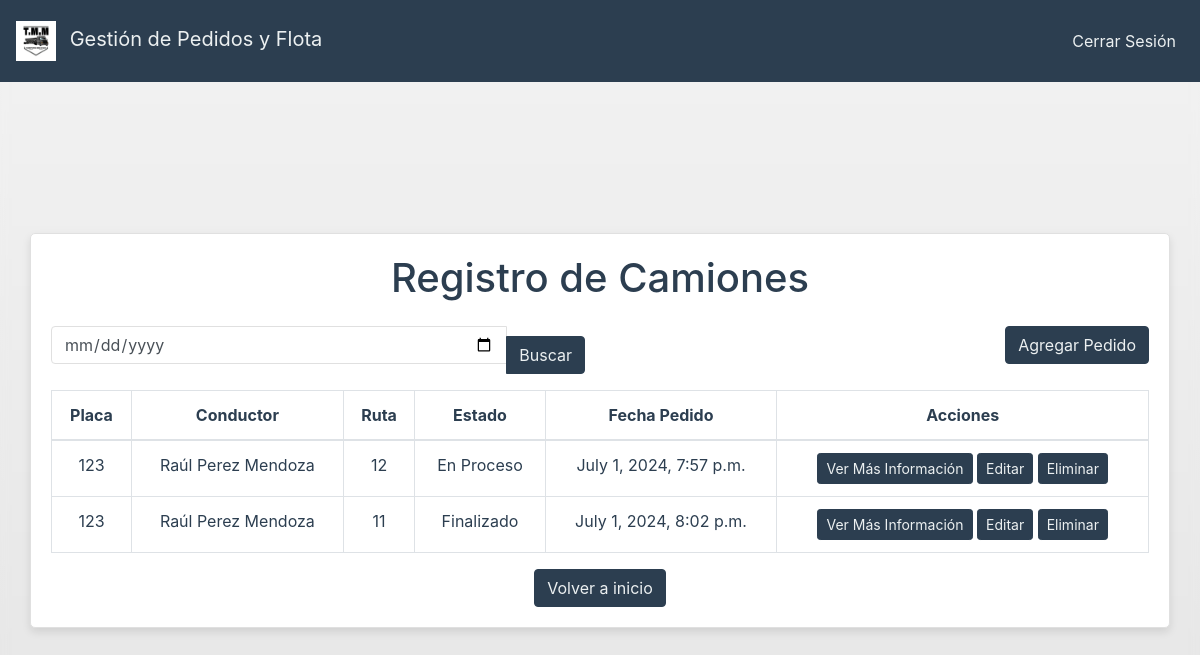
Page /crud_pedidos/ (signed in) on the committed database.
### prueba/models.py (models this page shows, shortened)
class Pedido(models.Model):
    camion = models.CharField(max_length=100)
    modelo = models.CharField(max_length=100)
    material = models.CharField(max_length=100)
    cliente = models.CharField(max_length=100)
    conductor = models.ForeignKey(Conductor, on_delete=models.CASCADE)
    ruta = models.CharField(max_length=100)
    estado = models.CharField(max_length=20, choices=[('En Proceso', 'En Proceso'), ('Finalizado', 'Finalizado')])
    fecha_pedido = models.DateTimeField(auto_now_add=True)

class Conductor(models.Model):
    nombre = models.CharField(max_length=50)
    apellido1 = models.CharField(max_length=50)
    apellido2 = models.CharField(max_length=50)
    def __str__(self):
        return f"{self.nombre}  {self.apellido1}  {self.apellido2}"

### prueba/views.py (the view)
# urls.py: path('crud_pedidos/', views.crud_pedidos, name='crud_pedidos'),
@login_required
def crud_pedidos(request):
    pedidos = Pedido.objects.all()
    return render(request, 'crud_pedidos.html', {'pedidos': pedidos})

### Ing.-Software/prueba/templates/crud_pedidos.html (shortened to what this page needs)
<!DOCTYPE html>
<html lang="en">
<head>
    {% load static %}
    <link rel="stylesheet" type="text/css" href="{% static 'prueba/styles.css' %}">
    <link rel="stylesheet" href="https://stackpath.bootstrapcdn.com/bootstrap/4.5.2/css/bootstrap.min.css">
</head>
<body>
    <nav class="navbar navbar-expand-lg navbar-light w-100" style="position: fixed; top: 0; left: 0; right: 0; padding: 1rem; text-align: center;">
        <a class="navbar-brand" href="#">
            <img src="{% static 'prueba/logo.png'%}" width="40" height="40" alt="Logo">
            <span class="ml-2">Gestión de Pedidos y Flota</span>
        </a>
        <div class="collapse navbar-collapse">
            <ul class="navbar-nav ml-auto">
                <li class="nav-item">
                    <a class="nav-link" href="{% url 'logout' %}">Cerrar Sesión</a>
                </li>
            </ul>
        </div>
    </nav>
    <div class="container">
        <h1 class="mb-4">Registro de Camiones</h1>
        <div class="row mb-3">
            <div class="col-md-6">
                <form method="get" action="{% url 'buscar_pedidos' %}">
                    <div class="input-group">
                        <input type="date" name="fecha" class="form-control" placeholder="Buscar por fecha">
                        <div class="input-group-append">
                            <button class="btn btn-primary" type="submit">Buscar</button>
                        </div>
                    </div>
                </form>
            </div>
            <div class="col-md-6 text-right">
                <button class="btn btn-primary" onclick="location.href='{% url 'agregar_pedido' %}'">Agregar Pedido</button>
            </div>
        </div>
        <table class="table table-bordered">
            <thead>
                <tr>
                    <th>Placa</th>
                    <th>Conductor</th>
                    <th>Ruta</th>
                    <th>Estado</th>
                    <th>Fecha Pedido</th>
                    <th>Acciones</th>
                </tr>
            </thead>
            <tbody>
                {% for pedido in pedidos %}
                <tr id="pedido-{{ pedido.id }}">
                    <td>{{ pedido.camion }}</td>
                    <td>{{ pedido.conductor }}</td>
                    <td>{{ pedido.ruta }}</td>
                    <td>{{ pedido.estado }}</td>
                    <td>{{ pedido.fecha_pedido }}</td>
                    <td>
                        <button class="btn btn-info btn-sm" onclick="location.href='{% url 'ver_informacion' pedido.id %}'">Ver Más Información</button>
                        <button class="btn btn-success btn-sm" onclick="location.href='{% url 'editar_pedido' pedido.id %}'">Editar</button>
                        <button class="btn btn-danger btn-sm" onclick="eliminarPedido('{{ pedido.id }}')">Eliminar</button>
                    </td>
                </tr>
                {% endfor %}
            </tbody>
        </table>
        <button type="button" class="btn btn-secondary" onclick="location.href='{% url 'home' %}'">Volver a inicio</button>
    </div>
</body>
</html>

### prueba/static/prueba/styles.css (style rules this page uses)
body { font-family: Arial, sans-serif; background-image: linear-gradient(to bottom, #f2f2f2, #e5e5e5); background-size: cover; background-repeat: no-repeat; background-attachment: fixed; height: 100vh; margin: 0; display: flex; justify-content: center; align-items: center; backdrop-filter: blur(5px); }
.container { background-color: rgba(255, 255, 255, 0.8); padding: 20px; border-radius: 8px; max-width: 100%; text-align: center; }
h1 { color: #333; margin-bottom: 20px; }
form { display: flex; flex-direction: column; }
form button { background-color: #4CAF50; color: white; padding: 10px; border: none; border-radius: 4px; cursor: pointer; margin-top: 10px; font-size: 18px; }

### Ing.-Software/prueba/templates/crud_pedidos.html (style rules this page uses)
:root { --primary-color: #2C3E50; --secondary-color: #18BC9C; --background-color: #ECF0F1; }
body { background-color: var(--background-color); color: var(--primary-color); }
.navbar { background-color: var(--primary-color) !important; }
.navbar-brand, .nav-link { color: var(--background-color) !important; }
.btn-primary { background-color: var(--primary-color); border-color: var(--primary-color); color: var(--background-color); }
.container { background-color: #ffffff; border: 1px solid #e0e0e0; border-radius: 5px; padding: 20px; margin-top: 60px; box-shadow: 0 4px 8px rgba(0, 0, 0, 0.1); }
.btn { color: var(--background-color); }
.btn-secondary, .btn-info, .btn-success, .btn-danger { background-color: var(--primary-color); border-color: var(--primary-color); }
h1, .table th, .table td { color: var(--primary-color); }
.form-control { border-color: #e0e0e0; }

### rows in the picture
Pedido: camion "123", conductor "Raúl Perez Mendoza", ruta "12", estado "En Proceso", fecha_pedido "July 1, 2024, 7:57 p.m."
Pedido: camion "123", conductor "Raúl Perez Mendoza", ruta "11", estado "Finalizado", fecha_pedido "July 1, 2024, 8:02 p.m."
